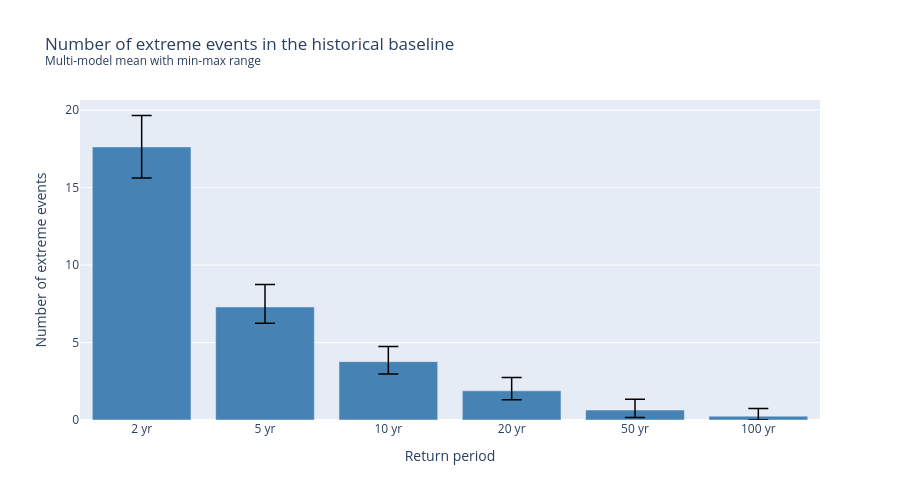

Here is the notebook cell this chart was saved with:
### Code cell
# plot a bar chart of the multi-model mean for each return period, with error bars showing the min-max range across the models
fig = go.Figure()
fig.add_trace(go.Bar(
    x=summary_stats['return_period'].astype(str) + ' yr',
    y=summary_stats['avg_occurrences'],
    name='Average occurrences (multi-model mean)',
    marker_color='steelblue',
    error_y=dict(
        type='data',
        symmetric=False,
        array=summary_stats['max_occurrences'] - summary_stats['avg_occurrences'],
        arrayminus=summary_stats['avg_occurrences'] - summary_stats['min_occurrences'],
        thickness=1.5,
        width=10,
        color='black',
    ),
))
fig.update_layout(
    title='Number of extreme events in the historical baseline <br><sup>Multi-model mean with min-max range</sup>',
    xaxis_title='Return period',
    yaxis_title='Number of extreme events',
    yaxis=dict(range=[0, summary_stats['max_occurrences'].max() + 1]),
    autosize=True,
    height=500,
)
fig.show(config={'displayModeBar': True, 'responsive': True})

### Figure 1 — Plotly figure (JSON) as saved in the notebook; plotly's stock layout.template omitted (floating-point values rounded to 4 significant figures)
{"data": [{"error_y": {"array": [2.027, 1.453, 0.9824, 0.8662, 0.6981, 0.5013], "arrayminus": [2.004, 1.047, 0.7989, 0.5713, 0.4894, 0.2487], "color": "black", "symmetric": false, "thickness": 1.5, "type": "data", "width": 10}, "marker": {"color": "steelblue"}, "name": "Average occurrences (multi-model mean)", "type": "bar", "x": ["2 yr", "5 yr", "10 yr", "20 yr", "50 yr", "100 yr"], "y": [17.63, 7.297, 3.768, 1.884, 0.6457, 0.2487]}], "layout": {"autosize": true, "height": 500, "title": {"text": "Number of extreme events in the historical baseline <br><sup>Multi-model mean with min-max range</sup>"}, "xaxis": {"title": {"text": "Return period"}}, "yaxis": {"range": [0, 20.66], "title": {"text": "Number of extreme events"}}}}
